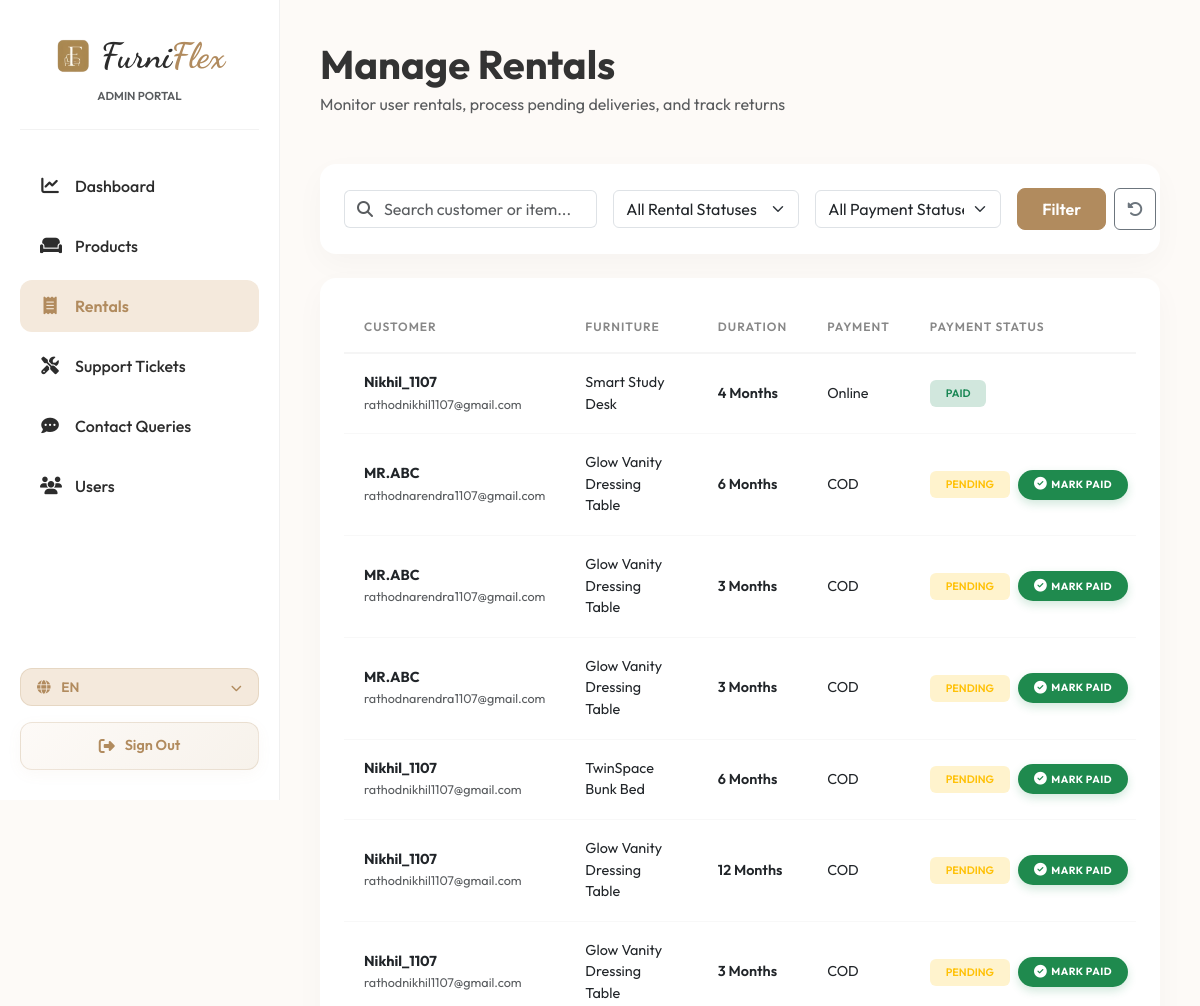
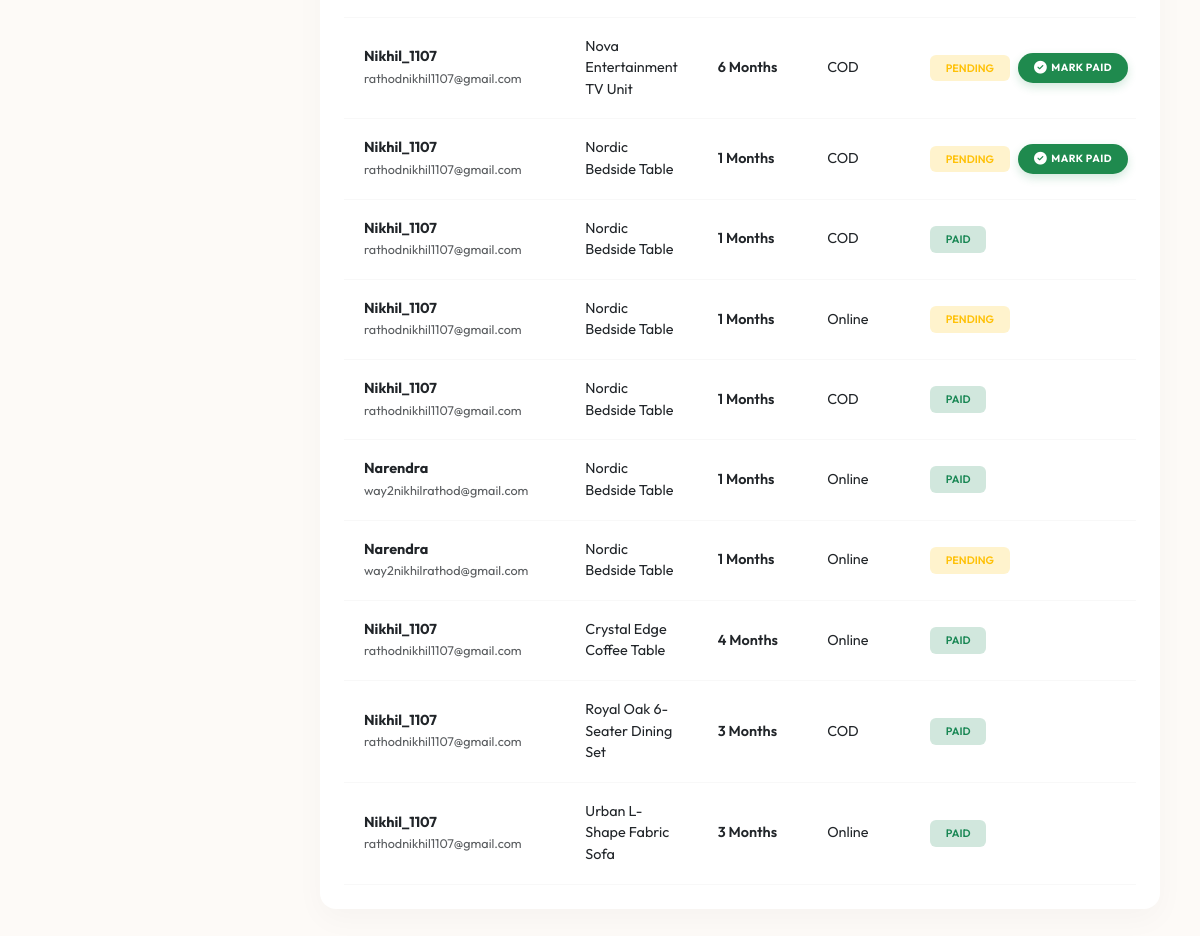
/custom-admin/rentals/ (signed in), run on the app's committed database (2 pictures, top to bottom).
### app1/models.py (models this page shows, shortened)
class RentalOrder(models.Model):
    STATUS_CHOICES = [
        ('Pending', 'Pending'),
        ('Active', 'Active'),
        ('Completed', 'Completed'),
        ('Cancelled', 'Cancelled'),
    ]
    user = models.ForeignKey(User, on_delete=models.CASCADE)
    product = models.ForeignKey(Product, on_delete=models.CASCADE)
    rental_duration_months = models.PositiveIntegerField(default=1)
    start_date = models.DateField(auto_now_add=True)
    delivery_date = models.DateField(null=True, blank=True)
    status = models.CharField(max_length=20, choices=STATUS_CHOICES, default='Pending')
    renewal_date = models.DateField(null=True, blank=True)
    address = models.ForeignKey(Address, on_delete=models.SET_NULL, null=True, blank=True)
    payment_method = models.CharField(max_length=20, choices=[('COD', 'Cash on Delivery'), ('Online', 'Online Payment')], default='COD')
    payment_status = models.CharField(max_length=20, choices=[('Pending', 'Pending'), ('Paid', 'Paid'), ('Failed', 'Failed')], default='Pending')
    razorpay_order_id = models.CharField(max_length=100, blank=True, null=True)
    razorpay_payment_id = models.CharField(max_length=100, blank=True, null=True)
    razorpay_signature = models.CharField(max_length=200, blank=True, null=True)
    total_amount = models.DecimalField(max_digits=10, decimal_places=2, null=True, blank=True)
    discount_amount = models.DecimalField(max_digits=10, decimal_places=2, default=0.00)
    created_at = models.DateTimeField(auto_now_add=True)

class Product(models.Model):
    CATEGORY_CHOICES = [
        ('Sofa', 'Sofa'),
        ('Bed', 'Bed'),
        ('Dining', 'Dining Table'),
        ('Table', 'Tables & Desks'),
        ('Living', 'Living Room'),
        ('Office', 'Office & Study'),
        ('Appliances', 'Appliances'),
        ('Others', 'Others'),
    ]
    name = models.CharField(max_length=200)
    category = models.CharField(max_length=50, choices=CATEGORY_CHOICES)
    price_per_month = models.DecimalField(max_digits=10, decimal_places=2, verbose_name="Rent (₹/month)")
    material = models.CharField(max_length=100, blank=True, null=True)
    color = models.CharField(max_length=50, blank=True, null=True)
    stock = models.PositiveIntegerField(default=10)
    available_durations = models.CharField(max_length=100, default="3,6,12", help_text="Enter durations separated by commas (e.g. 3,6,12)")
    image = models.ImageField(upload_to='products/', blank=True, null=True, verbose_name="Product Image")
    description = models.TextField()
    available = models.BooleanField(default=True)
    created_at = models.DateTimeField(auto_now_add=True)
    class Meta:
        ordering = ['-created_at']

### adminpanel/views.py (the view)
# urls.py: path("rentals/", views.rentals, name="admin_rentals"),
def rentals(request):
    if not check_admin(request):
        messages.error(request, "Access denied.")
        return redirect('home')
    status_filter = request.GET.get('status', 'all')
    payment_filter = request.GET.get('payment', 'all')
    search_query = request.GET.get('q', '')
    all_rentals = RentalOrder.objects.all().order_by('-created_at')
    if status_filter != 'all':
        all_rentals = all_rentals.filter(status=status_filter)
    if payment_filter != 'all':
        all_rentals = all_rentals.filter(payment_status=payment_filter)
    if search_query:
        all_rentals = all_rentals.filter(user__username__icontains=search_query) | all_rentals.filter(product__name__icontains=search_query)
    context = {
        'rentals': all_rentals,
        'status_filter': status_filter,
        'payment_filter': payment_filter,
        'search_query': search_query,
    }
    return render(request, 'adminpanel/rentals.html', context)

### adminpanel/views.py (called while the page is built)
def check_admin(request):
    if not request.user.is_authenticated:
        return False
    return request.user.is_staff or request.user.is_superuser

### furniflex/context_processors.py (called while the page is built, shortened)
def user_notifications(request):
    notifications = []
    unread_count = 0
    return {
        'user_notifications': notifications,
        'notifications_unread_count': unread_count
    }

### adminpanel/templates/adminpanel/rentals.html (shortened to what this page needs)
{% extends 'adminpanel/admin_base.html' %}
{% block admin_content %}
<div class="d-flex justify-content-between align-items-center mb-5">
    <div>
        <h1 class="fw-bold m-0" style="font-family: 'Outfit', sans-serif;">Manage Rentals</h1>
        <p class="text-muted m-0 mt-1">Monitor user rentals, process pending deliveries, and track returns</p>
    </div>
</div>
<div class="admin-card mb-4 p-4">
    <form method="get" class="row g-3 align-items-center">
        <div class="col-lg-4 col-md-6">
            <div class="input-group">
                <span class="input-group-text bg-white border-end-0 text-muted"><i class="fas fa-search"></i></span>
                <input type="text" name="q" class="form-control border-start-0 ps-0" placeholder="Search customer or item..." value="{{ search_query }}">
            </div>
        </div>
        <div class="col-lg-3 col-md-3">
            <select name="status" class="form-select" onchange="this.form.submit()">
                <option value="all" {% if status_filter == 'all' %}selected{% endif %}>All Rental Statuses</option>
            </select>
        </div>
        <div class="col-lg-3 col-md-3">
            <select name="payment" class="form-select" onchange="this.form.submit()">
                <option value="all" {% if payment_filter == 'all' %}selected{% endif %}>All Payment Statuses</option>
            </select>
        </div>
        <div class="col-lg-2 col-md-12 d-flex gap-2">
            <button type="submit" class="btn btn-brand w-100 py-2">Filter</button>
            <a href="{% url 'admin_rentals' %}" class="btn btn-outline-secondary w-100 py-2 d-flex align-items-center justify-content-center" title="Reset Filters"><i class="fas fa-rotate-left"></i></a>
        </div>
    </form>
</div>
<div class="admin-table-container">
    <div class="table-responsive">
        <table class="table align-middle">
            <thead>
                <tr>
                    <th>Customer</th>
                    <th>Furniture</th>
                    <th>Duration</th>
                    <th>Payment</th>
                    <th>Payment Status</th>
                </tr>
            </thead>
            <tbody>
                {% if rentals %}
                    {% for rental in rentals %}
                    <tr>
                        <td>
                            <span class="fw-bold text-dark d-block">{{ rental.user.username }}</span>
                            <span class="text-muted small">{{ rental.user.email }}</span>
                        </td>
                        <td>{{ rental.product.name }}</td>
                        <td class="fw-semibold text-dark">{{ rental.rental_duration_months }} Months</td>
                        <td>{{ rental.payment_method }}</td>
                        <td>
                            <div class="d-flex align-items-center" style="white-space: nowrap;">
                                <span class="badge {% if rental.payment_status == 'Paid' %}bg-success-subtle text-success{% elif rental.payment_status == 'Pending' %}bg-warning-subtle text-warning{% else %}bg-danger-subtle text-danger{% endif %} px-3 py-2 small fw-semibold text-uppercase">
                                    {{ rental.payment_status }}
                                </span>
                                {% if rental.payment_method == 'COD' and rental.payment_status == 'Pending' %}
                                    <form action="{% url 'admin_mark_rental_paid' rental.pk %}" method="post" class="d-inline ms-2">
                                        <button type="submit" class="btn px-3 py-1 rounded-pill fw-bold text-uppercase d-inline-flex align-items-center"
                                                style="
                                                    font-size: 0.65rem;
                                                    letter-spacing: 0.5px;
                                                    background-color: #1f8a4e;
                                                    color: white;
                                                    border: none;
                                                    height: 30px;
                                                    box-shadow: 0 4px 10px rgba(31, 138, 78, 0.2);
                                                    transition: all 0.2s ease;
                                                "
                                                onmouseover="this.style.backgroundColor='#176d3d'; this.style.transform='translateY(-1px)';"
                                                onmouseout="this.style.backgroundColor='#1f8a4e'; this.style.transform='none';">
                                            <i class="fas fa-check-circle me-1" style="font-size: 0.8rem;"></i> Mark Paid
                                        </button>
                                    </form>
                                {% endif %}
                            </div>
                        </td>
                    </tr>
                    {% endfor %}
                {% endif %}
            </tbody>
        </table>
    </div>
</div>
{% endblock %}

### adminpanel/templates/adminpanel/admin_base.html (style rules this page uses)
:root { --primary-color: #b18b5e; --secondary-color: #2c2c2c; --sidebar-width: 280px; --accent-color: #f4e9dc; --light-bg: #fdfaf7; }
body { font-family: 'Outfit', sans-serif; background-color: var(--light-bg); color: #333; overflow-x: hidden; }
.admin-card { background: white; border: none; border-radius: 16px; box-shadow: 0 10px 30px rgba(0, 0, 0, 0.03); transition: all 0.3s cubic-bezier(0.165, 0.84, 0.44, 1); }
.admin-table-container { background: white; border-radius: 16px; padding: 24px; box-shadow: 0 10px 30px rgba(0, 0, 0, 0.03); }
.table { margin: 0; }
.table th { font-weight: 600; color: #888; border-bottom: 2px solid #f5f5f5; padding: 16px 20px; text-transform: uppercase; font-size: 0.75rem; letter-spacing: 1px; }
.table td { padding: 18px 20px; vertical-align: middle; border-bottom: 1px solid #f8f8f8; font-size: 0.9rem; }
.btn-brand { background-color: var(--primary-color); color: white; font-weight: 600; border-radius: 8px; padding: 10px 24px; transition: all 0.3s ease; border: 1px solid var(--primary-color); }
a { color: var(--primary-color); transition: color 0.2s ease-in-out; }

### data on the page
RentalOrder: user.username "Nikhil_1107", user.email "rathodnikhil1107@gmail.com", product.name "Smart Study Desk", rental_duration_months "4", payment_method "Online", payment_status "PAID"
RentalOrder: user.username "MR.ABC", user.email "rathodnarendra1107@gmail.com", product.name "Glow Vanity Dressing Table", rental_duration_months "6", payment_method "COD", payment_status "PENDING", shows "MARK PAID"
RentalOrder: user.username "MR.ABC", user.email "rathodnarendra1107@gmail.com", product.name "Glow Vanity Dressing Table", rental_duration_months "3", payment_method "COD", payment_status "PENDING", shows "MARK PAID"
RentalOrder: user.username "MR.ABC", user.email "rathodnarendra1107@gmail.com", product.name "Glow Vanity Dressing Table", rental_duration_months "3", payment_method "COD", payment_status "PENDING", shows "MARK PAID"
RentalOrder: user.username "Nikhil_1107", user.email "rathodnikhil1107@gmail.com", product.name "TwinSpace Bunk Bed", rental_duration_months "6", payment_method "COD", payment_status "PENDING", shows "MARK PAID"
RentalOrder: user.username "Nikhil_1107", user.email "rathodnikhil1107@gmail.com", product.name "Glow Vanity Dressing Table", rental_duration_months "12", payment_method "COD", payment_status "PENDING", shows "MARK PAID"
RentalOrder: user.username "Nikhil_1107", user.email "rathodnikhil1107@gmail.com", product.name "Glow Vanity Dressing Table", rental_duration_months "3", payment_method "COD", payment_status "PENDING", shows "MARK PAID"
RentalOrder: user.username "Nikhil_1107", user.email "rathodnikhil1107@gmail.com", product.name "Nova Entertainment TV Unit", rental_duration_months "6", payment_method "COD", payment_status "PENDING", shows "MARK PAID"
RentalOrder: user.username "Nikhil_1107", user.email "rathodnikhil1107@gmail.com", product.name "Nordic Bedside Table", rental_duration_months "1", payment_method "COD", payment_status "PENDING", shows "MARK PAID"
RentalOrder: user.username "Nikhil_1107", user.email "rathodnikhil1107@gmail.com", product.name "Nordic Bedside Table", rental_duration_months "1", payment_method "COD", payment_status "PAID"
RentalOrder: user.username "Nikhil_1107", user.email "rathodnikhil1107@gmail.com", product.name "Nordic Bedside Table", rental_duration_months "1", payment_method "Online", payment_status "PENDING"
RentalOrder: user.username "Nikhil_1107", user.email "rathodnikhil1107@gmail.com", product.name "Nordic Bedside Table", rental_duration_months "1", payment_method "COD", payment_status "PAID"
RentalOrder: user.username "Narendra", user.email "way2nikhilrathod@gmail.com", product.name "Nordic Bedside Table", rental_duration_months "1", payment_method "Online", payment_status "PAID"
RentalOrder: user.username "Narendra", user.email "way2nikhilrathod@gmail.com", product.name "Nordic Bedside Table", rental_duration_months "1", payment_method "Online", payment_status "PENDING"
RentalOrder: user.username "Nikhil_1107", user.email "rathodnikhil1107@gmail.com", product.name "Crystal Edge Coffee Table", rental_duration_months "4", payment_method "Online", payment_status "PAID"
RentalOrder: user.username "Nikhil_1107", user.email "rathodnikhil1107@gmail.com", product.name "Royal Oak 6-Seater Dining Set", rental_duration_months "3", payment_method "COD", payment_status "PAID"
RentalOrder: user.username "Nikhil_1107", user.email "rathodnikhil1107@gmail.com", product.name "Urban L-Shape Fabric Sofa", rental_duration_months "3", payment_method "Online", payment_status "PAID"
